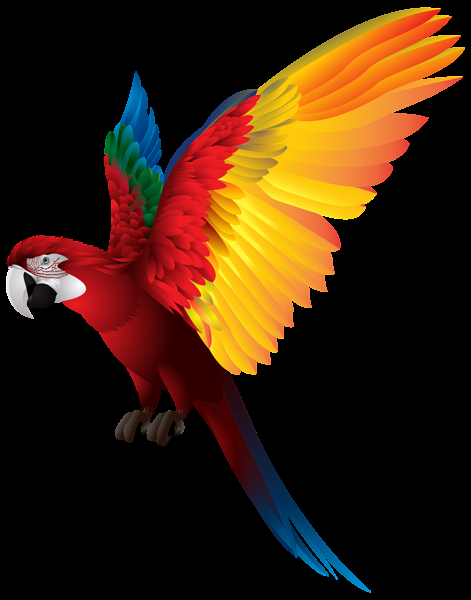
#> input picture 3-Colorspaces/parrot.png, 471 x 600 px
$ python main.py
#> lines starting #> are read from the running program, lines starting #| are printed output that depends on the picture
import cv2 as cv

img = cv.imread('parrot.png')
#> img is the input picture: shape (600, 471, 3); mean B, G, R 13, 33.4, 58.2

img_rgb = cv.cvtColor(img, cv.COLOR_BGR2RGB)
cv.imwrite('parrot_rgb.png', img_rgb)

img_gray = cv.cvtColor(img, cv.COLOR_BGR2GRAY)
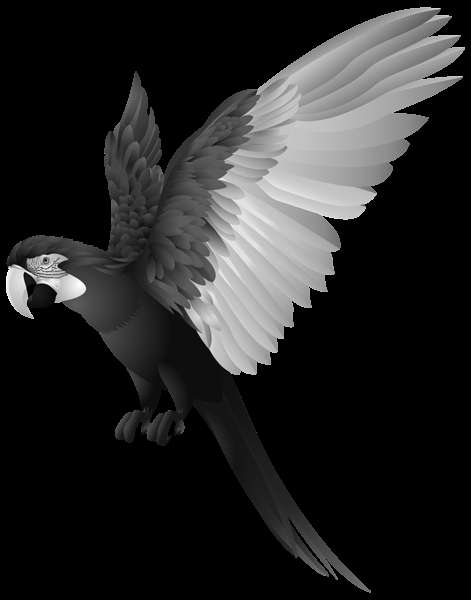
#> img_gray: shape (600, 471); min 0, max 255, mean 38.5
cv.imwrite('parrot_gray.png', img_gray)
# in gray scale, only one channel img
# meaning every pixel will have only one channel
# 0 --> complete black, 255 --> complete white

img_hsv = cv.cvtColor(img, cv.COLOR_BGR2HSV)
#> img_hsv: shape (600, 471, 3); mean H, S, V 23.2, 72.3, 61.9
cv.imwrite('parrot_hsv.png', img_hsv)

cv.imshow('img', img)
cv.imshow('img_rgb', img_rgb)
cv.imshow('img_gray', img_gray)
cv.imshow('img_hsv', img_hsv)
cv.waitKey(0)
